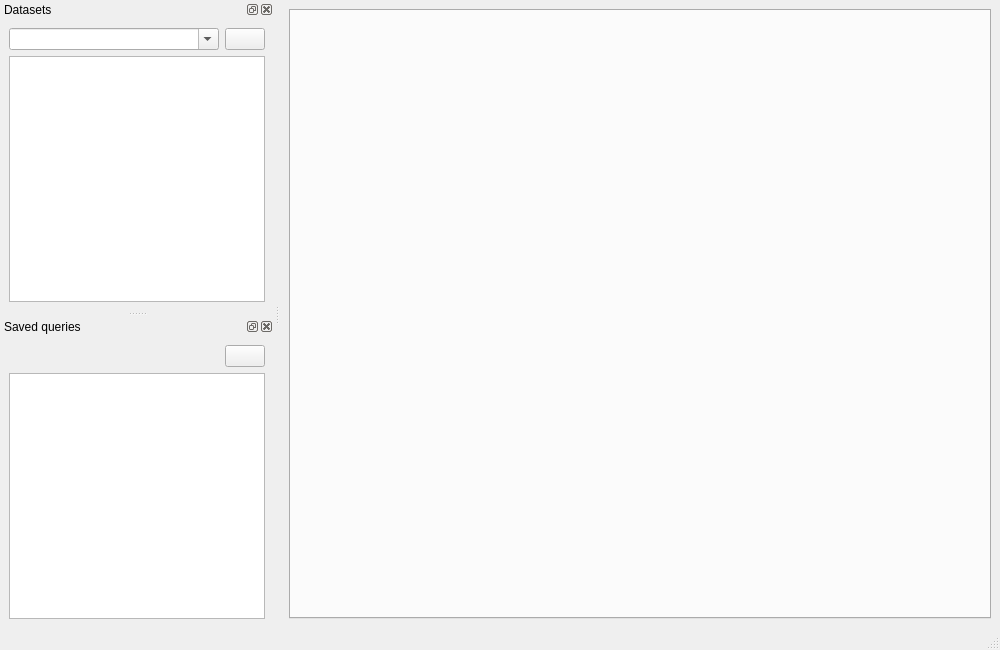
<?xml version="1.0" encoding="UTF-8"?>
<ui version="4.0">
 <class>MainWindow</class>
 <widget class="QMainWindow" name="MainWindow">
  <property name="geometry">
   <rect>
    <x>0</x>
    <y>0</y>
    <width>1000</width>
    <height>650</height>
   </rect>
  </property>
  <property name="windowTitle">
   <string>BigQuery</string>
  </property>
  <widget class="QWidget" name="centralwidget">
   <layout class="QVBoxLayout" name="verticalLayout">
    <item>
     <widget class="QTabWidget" name="tabWidget"/>
    </item>
   </layout>
  </widget>
  <widget class="QMenuBar" name="menubar">
   <property name="geometry">
    <rect>
     <x>0</x>
     <y>0</y>
     <width>1000</width>
     <height>26</height>
    </rect>
   </property>
  </widget>
  <widget class="QStatusBar" name="statusbar"/>
  <widget class="QDockWidget" name="datasetDock">
   <property name="windowTitle">
    <string>Datasets</string>
   </property>
   <attribute name="dockWidgetArea">
    <number>1</number>
   </attribute>
   <widget class="QWidget" name="dockContents">
    <layout class="QVBoxLayout" name="dockLayout">
     <item>
      <layout class="QHBoxLayout" name="dockTopRow">
       <item>
        <widget class="QComboBox" name="projectCombo">
         <property name="sizePolicy">
          <sizepolicy hsizetype="Expanding" vsizetype="Fixed">
           <horstretch>0</horstretch>
           <verstretch>0</verstretch>
          </sizepolicy>
         </property>
         <property name="editable">
          <bool>true</bool>
         </property>
        </widget>
       </item>
       <item>
        <widget class="SpinnerButton" name="refreshButton">
         <property name="toolTip">
          <string>Refresh datasets</string>
         </property>
         <property name="text">
          <string/>
         </property>
        </widget>
       </item>
      </layout>
     </item>
     <item>
      <widget class="QTreeWidget" name="datasetTree">
       <property name="headerHidden">
        <bool>true</bool>
       </property>
       <column>
        <property name="text">
         <string notr="true">1</string>
        </property>
       </column>
      </widget>
     </item>
    </layout>
   </widget>
  </widget>
  <widget class="QDockWidget" name="savedQueriesDock">
   <property name="windowTitle">
    <string>Saved queries</string>
   </property>
   <attribute name="dockWidgetArea">
    <number>1</number>
   </attribute>
   <widget class="QWidget" name="savedQueriesContents">
    <layout class="QVBoxLayout" name="savedQueriesLayout">
     <item>
      <layout class="QHBoxLayout" name="savedQueriesTopRow">
       <item>
        <spacer name="savedQueriesSpacer">
         <property name="orientation">
          <enum>Qt::Horizontal</enum>
         </property>
         <property name="sizeHint" stdset="0">
          <size>
           <width>40</width>
           <height>20</height>
          </size>
         </property>
        </spacer>
       </item>
       <item>
        <widget class="SpinnerButton" name="savedRefreshButton">
         <property name="toolTip">
          <string>Refresh saved queries</string>
         </property>
         <property name="text">
          <string/>
         </property>
        </widget>
       </item>
      </layout>
     </item>
     <item>
      <widget class="QTreeWidget" name="savedQueriesTree">
       <property name="headerHidden">
        <bool>true</bool>
       </property>
       <column>
        <property name="text">
         <string notr="true">1</string>
        </property>
       </column>
      </widget>
     </item>
    </layout>
   </widget>
  </widget>
 </widget>
 <customwidgets>
  <customwidget>
   <class>SpinnerButton</class>
   <extends>QPushButton</extends>
   <header>spinnerbutton.h</header>
  </customwidget>
 </customwidgets>
 <resources/>
 <connections/>
</ui>
